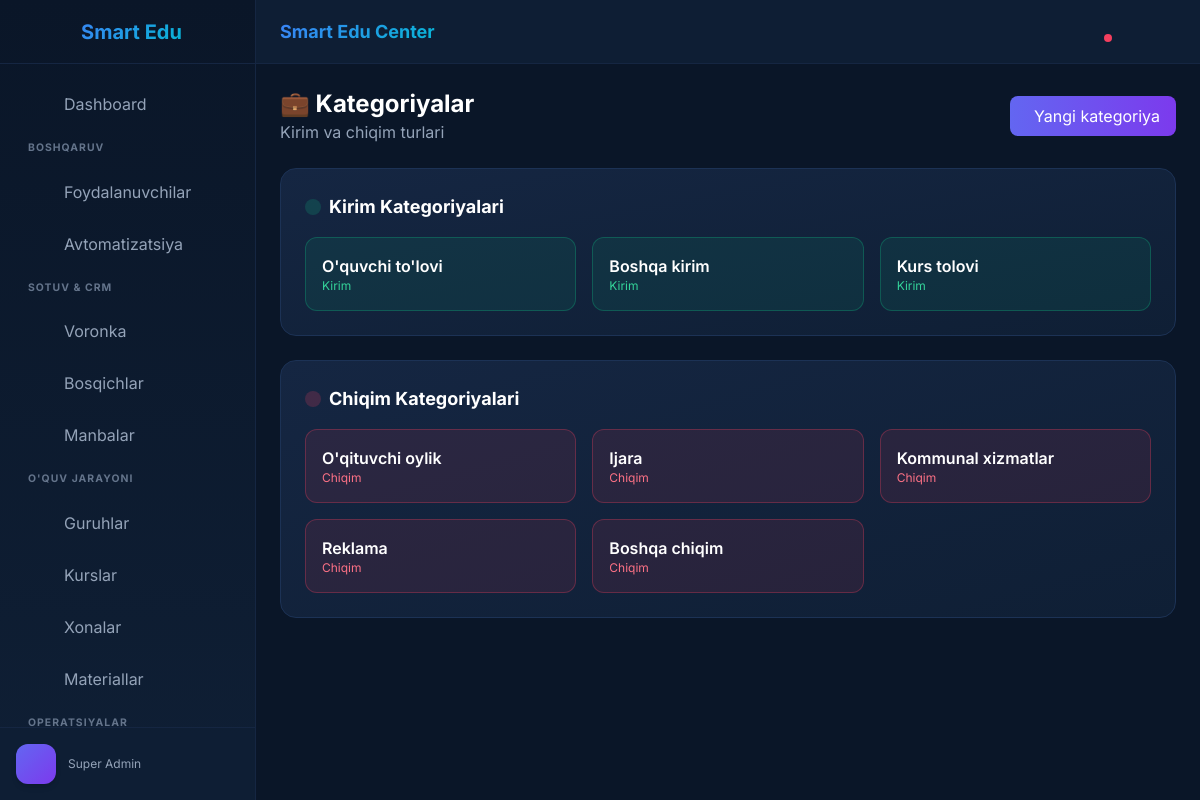
/finance/categories/ (signed in), run on the app's committed database.
### apps/users/models.py (models this page shows, shortened)
class User(AbstractUser, TenantAwareModel):
    ROLE_CHOICES = (
        ('super_admin', 'Super Admin'),  # Platforma egasi
        ('owner', 'Direktor'),  # Markaz egasi
        ('admin', 'Administrator'),  # Filial boshqaruvchisi
        ('teacher', 'O\'qituvchi'),
        ('student', 'O\'quvchi'),
        ('parent', 'Ota-ona'),
        ('staff', 'Xodim'),  # Boshqa xodimlar
    )
    username = None  # Usernameni o'chiramiz
    phone = models.CharField(max_length=20, unique=True, verbose_name="Telefon raqam")
    telegram_id = models.BigIntegerField(null=True, blank=True, unique=True, verbose_name="Telegram ID")
    USERNAME_FIELD = 'phone'
    REQUIRED_FIELDS = []
    objects = CustomUserManager()
    role = models.CharField(max_length=20, choices=ROLE_CHOICES, default='student', verbose_name="Roli")
    branch = models.ForeignKey('organizations.Branch', on_delete=models.SET_NULL, null=True, blank=True,
                               verbose_name="Filial")
    middle_name = models.CharField(max_length=50, blank=True, verbose_name="Otasining ismi")
    birth_date = models.DateField(null=True, blank=True, verbose_name="Tug'ilgan sana")
    avatar = models.ImageField(upload_to='avatars/%Y/%m/', blank=True, null=True, verbose_name="Rasm")
    nfc_card_id = models.CharField(max_length=50, blank=True, null=True, unique=True, verbose_name="NFC ID (Turniket)")
    profile_data = models.JSONField(default=dict, blank=True, verbose_name="Qo'shimcha Info")
    balance = models.DecimalField(max_digits=12, decimal_places=2, default=0, verbose_name="Hisob (Balans)")
    organization = models.ForeignKey(
        'organizations.Organization',
        on_delete=models.CASCADE,
        related_name='users',
        null=True,
        blank=True
    )
    class Meta:
        db_table = 'users'
        verbose_name = "Foydalanuvchi"
        verbose_name_plural = "Foydalanuvchilar"
        indexes = [
            models.Index(fields=['organization', 'role']),
            models.Index(fields=['organization', 'branch']),
            models.Index(fields=['phone']),
            models.Index(fields=['telegram_id']),
        ]

### apps/finance/models.py (models this page shows, shortened)
class TransactionCategory(TenantAwareModel):
    TYPE_CHOICES = (
        ('income', 'Kirim'),
        ('expense', 'Chiqim'),
    )
    name = models.CharField(max_length=100, verbose_name="Kategoriya nomi")
    transaction_type = models.CharField(max_length=20, choices=TYPE_CHOICES, verbose_name="Turi")
    class Meta:
        db_table = 'finance_categories'
        verbose_name = "Tranzaksiya Kategoriyasi"
        verbose_name_plural = "Tranzaksiya Kategoriyalari"

### apps/finance/views.py (the view)
# urls.py: path('categories/', views.category_list, name='category_list'),
@login_required
def category_list(request):
    org = request.organization
    categories = TransactionCategory.objects.filter(is_deleted=False)
    if org:
        categories = categories.filter(organization=org)
    income_categories = categories.filter(transaction_type='income')
    expense_categories = categories.filter(transaction_type='expense')
    return render(request, 'finance/category_list.html', {
        'income_categories': income_categories,
        'expense_categories': expense_categories,
    })

### apps/core/context_processors.py (called while the page is built)
def tenant_context(request):
    return {
        'organization': request.organization
    }

### templates/finance/category_list.html (shortened to what this page needs)
{% extends 'base.html' %}
{% block content %}
<div class="space-y-6">
    <div class="flex items-center justify-between">
        <div>
            <h1 class="text-2xl font-bold text-white">💼 Kategoriyalar</h1>
            <p class="text-slate-400">Kirim va chiqim turlari</p>
        </div>
        <a href="{% url 'finance:category_create' %}"
            class="px-4 py-2 bg-gradient-to-r from-indigo-500 to-violet-600 text-white rounded-lg hover:shadow-lg hover:shadow-indigo-500/25 transition flex items-center gap-2">
             Yangi kategoriya
        </a>
    </div>
    <div class="rounded-2xl border border-[#1c3255] bg-gradient-to-br from-[#152642] to-[#0f1f35] p-6">
        <div class="flex items-center gap-2 mb-4">
            <div class="p-2 bg-emerald-500/20 rounded-lg text-emerald-400">
            </div>
            <h3 class="text-lg font-bold text-white">Kirim Kategoriyalari</h3>
        </div>
        <div class="grid grid-cols-1 md:grid-cols-2 lg:grid-cols-3 gap-4">
            {% for cat in income_categories %}
            <div class="p-4 border border-emerald-500/30 rounded-xl hover:border-emerald-500/50 transition bg-emerald-500/10">
                <div class="flex items-center justify-between">
                    <div>
                        <p class="font-semibold text-white">{{ cat.name }}</p>
                        <p class="text-xs text-emerald-400">Kirim</p>
                    </div>
                    <a href="{% url 'finance:category_edit' cat.id %}"
                        class="p-2 text-slate-400 hover:text-indigo-400 transition">
                    </a>
                </div>
            </div>
            {% endfor %}
        </div>
    </div>
    <div class="rounded-2xl border border-[#1c3255] bg-gradient-to-br from-[#152642] to-[#0f1f35] p-6">
        <div class="flex items-center gap-2 mb-4">
            <div class="p-2 bg-rose-500/20 rounded-lg text-rose-400">
            </div>
            <h3 class="text-lg font-bold text-white">Chiqim Kategoriyalari</h3>
        </div>
        <div class="grid grid-cols-1 md:grid-cols-2 lg:grid-cols-3 gap-4">
            {% for cat in expense_categories %}
            <div class="p-4 border border-rose-500/30 rounded-xl hover:border-rose-500/50 transition bg-rose-500/10">
                <div class="flex items-center justify-between">
                    <div>
                        <p class="font-semibold text-white">{{ cat.name }}</p>
                        <p class="text-xs text-rose-400">Chiqim</p>
                    </div>
                    <a href="{% url 'finance:category_edit' cat.id %}"
                        class="p-2 text-slate-400 hover:text-indigo-400 transition">
                    </a>
                </div>
            </div>
            {% endfor %}
        </div>
    </div>
</div>
{% endblock %}

### templates/base.html (shortened to what this page needs)
{% load static %}
<!DOCTYPE html>
<html lang="uz" x-data="{
    darkMode: true,
    sidebarOpen: window.innerWidth >= 1024
}" :class="{ 'dark': darkMode }" class="dark">
<head>
    <script src="https://cdn.tailwindcss.com"></script>
    <link rel="stylesheet" href="{% static 'css/style.css' %}">
</head>
<body class="font-sans antialiased overflow-hidden bg-[#0a1628] text-slate-100">
    <div class="flex h-screen w-full">
        <aside
            class="flex-shrink-0 w-64 flex flex-col transition-all duration-300 transform lg:transform-none z-50 absolute lg:relative h-full sidebar-dark"
            :class="sidebarOpen ? 'translate-x-0' : '-translate-x-full'">
            <div class="h-16 flex items-center justify-center border-b border-[#152642]">
                <span class="text-xl font-bold flex items-center gap-2 text-gradient">
                    Smart Edu
                </span>
            </div>
            <div id="sidebar-nav" class="flex-1 overflow-y-auto py-4 px-3 space-y-1">
                {% include 'components/sidebar.html' %}
            </div>
            <div class="p-4 border-t border-[#152642] bg-[#0f1f35]/50">
                <div class="flex items-center gap-3">
                    <div
                        class="w-10 h-10 rounded-xl bg-gradient-to-br from-indigo-500 to-violet-600 text-white flex items-center justify-center font-bold shadow-md">
                    </div>
                    <div class="flex-1 min-w-0">
                        <p class="text-xs truncate text-slate-400">{{ request.user.get_role_display }}</p>
                    </div>
                    <a href="{% url 'logout' %}"
                        class="transition p-2 rounded-lg text-slate-400 hover:text-red-400 hover:bg-red-500/10">
                    </a>
                </div>
            </div>
        </aside>
        <div class="flex-1 flex flex-col h-screen min-w-0 overflow-hidden">
            <header class="h-16 flex items-center justify-between px-6 z-40 header-dark">
                <h1 class="text-lg font-bold hidden sm:block text-gradient">
                    {{ organization.name|default:"Smart Edu Center" }}
                </h1>
                <div class="flex items-center gap-2" x-data="{ notifOpen: false, logoutOpen: false }">
                    <div class="relative">
                        <button @click="notifOpen = !notifOpen"
                            class="relative p-2.5 rounded-xl transition text-slate-400 hover:text-amber-400 hover:bg-[#152642]">
                            <span class="absolute top-2 right-2 w-2 h-2 bg-rose-500 rounded-full animate-pulse"></span>
                        </button>
                    </div>
                    <button class="p-2.5 text-slate-400 hover:text-blue-400 hover:bg-[#152642] rounded-xl transition">
                    </button>
                    <div class="relative">
                        <button @click="logoutOpen = true"
                            class="p-2.5 text-slate-400 hover:text-rose-400 hover:bg-rose-500/10 rounded-xl transition">
                        </button>
                    </div>
                </div>
            </header>
            <main class="flex-1 overflow-y-auto p-6 bg-[#0a1628]">
                {% block content %}{% endblock %}
            </main>
        </div>
    </div>
</body>
</html>

### static/css/style.css (style rules this page uses)
:root { --navy-900: #0a1628; --navy-800: #0f1f35; --navy-700: #152642; --navy-600: #1c3255; --navy-500: #234069; --navy-400: #3a5a8a; --navy-300: #5a7faf; --navy-200: #8faad4; --navy-100: #c4d5ea; --navy-50: #e8eff7; --accent-blue: #3b82f6; --accent-cyan: #06b6d4; --accent-purple: #8b5cf6; --accent-green: #10b981; --accent-amber: #f59e0b; --accent-rose: #f43f5e; --text-white: #ffffff; --text-light: #e2e8f0; --text-muted: #94a3b8; --text-dim: #64748b; --shadow-sm: 0 1px 2px rgba(0, 0, 0, 0.3); --shadow-md: 0 4px 6px rgba(0, 0, 0, 0.4); --shadow-lg: 0 10px 25px rgba(0, 0, 0, 0.5); --shadow-glow: 0 0 20px rgba(59, 130, 246, 0.3); --transition: 200ms ease; }
.sidebar-dark { background: linear-gradient(180deg, var(--navy-900), var(--navy-800)); border-right: 1px solid var(--navy-700); }
.header-dark { background: rgba(15, 31, 53, 0.95); backdrop-filter: blur(10px); border-bottom: 1px solid var(--navy-700); }
.text-gradient { background: linear-gradient(135deg, var(--accent-blue), var(--accent-cyan)); -webkit-background-clip: text; -webkit-text-fill-color: transparent; background-clip: text; }

### data on the page
User: user.role "Super Admin"
TransactionCategory: name "O'quvchi to'lovi"
TransactionCategory: name "Boshqa kirim"
TransactionCategory: name "Kurs tolovi"
TransactionCategory: name "O'qituvchi oylik"
TransactionCategory: name "Ijara"
TransactionCategory: name "Kommunal xizmatlar"
TransactionCategory: name "Reklama"
TransactionCategory: name "Boshqa chiqim"

### other printed values
{{ organization.name|default:"Smart Edu Center" }} "Smart Edu Center"
